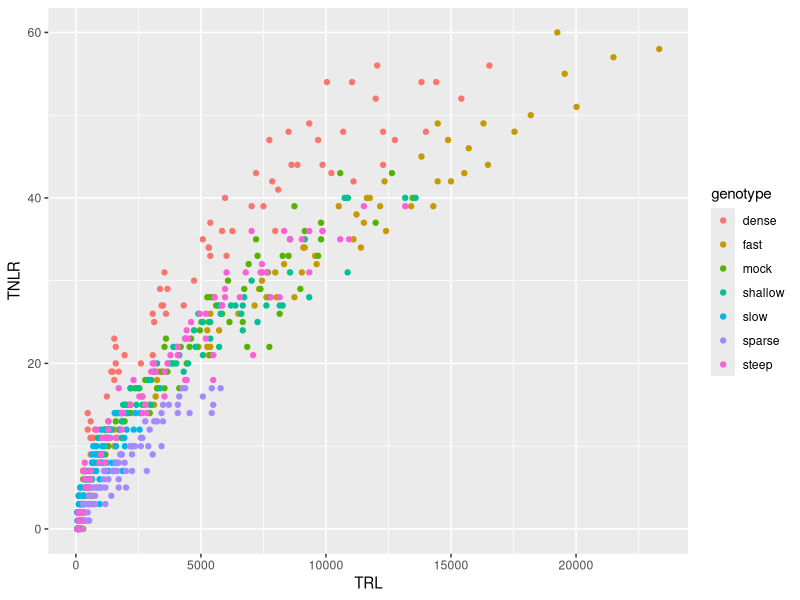

This figure's R source: (Note: this script raises an error after producing the figure.)
## ---- chunk 1
knitr::opts_chunk$set(echo = FALSE)
## ---- chunk 2
library(tidyverse)

mydata <- read_csv("datasets/architect.csv")

## ---- chunk 3

ggplot(data=mydata, aes(x=TRL, y=TNLR, colour=genotype, label=FileName)) +
  geom_point()

## ---- chunk 4
inputPanel(
  sliderInput("time", "Time to plot", min = min(mydata$Time), max = max(mydata$Time), step = 1, value = 3)
)


renderPlot({
  mydata %>%
    filter(Time == input$time) %>%
    ggplot(aes(x=TRL, y=TNLR, colour=genotype)) +
    geom_point()
})
## ---- chunk 5
inputPanel(
  selectInput("xvar", "X variable", choices = colnames(mydata)[-c(1:4)]),
  selectInput("yvar", "Y variable", choices = colnames(mydata)[-c(1:4)]),
  sliderInput("time1", "Time to plot", min = min(mydata$Time), max = max(mydata$Time), step=1, value = 3)
)


renderPlot({
  mydata %>%
    filter(Time == input$time1) %>%
    ggplot(aes_string(input$xvar, input$yvar, colour="genotype")) +
    geom_point()
})
